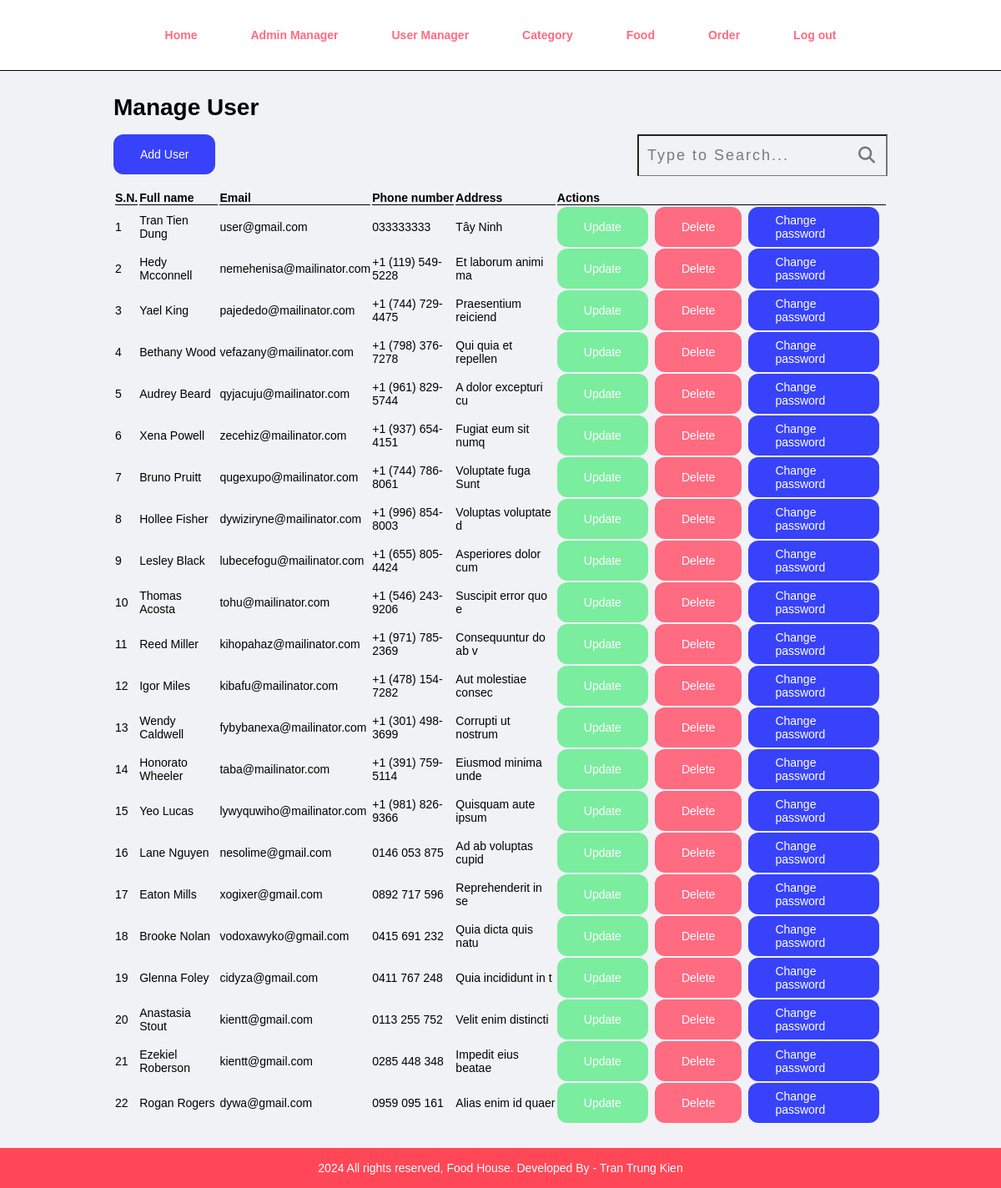
Page /admin/layout/admin/manage-user.php (signed in) on the committed database.
### tables this page shows
CREATE TABLE `user` (
  `id` int(11) NOT NULL,
  `fullname` varchar(50) DEFAULT NULL,
  `email` varchar(150) DEFAULT NULL,
  `phone_number` varchar(20) DEFAULT NULL,
  `address` varchar(200) DEFAULT NULL,
  `password` varchar(100) NOT NULL,
  `role_id` int(11) DEFAULT NULL,
  `created_at` datetime DEFAULT NULL,
  `updated_at` datetime DEFAULT NULL,
  `deleted` int(11) DEFAULT NULL
);

### admin/db/db_func.php (called while the page is built, shortened)
<?php
function excuteResult($sql)
{
    $conn = mysqli_connect(LOCALHOST, DB_USER, DB_PASSWORD, DB_DBNAME);
    $result = mysqli_query($conn, $sql);
    return $result;
}

### admin/layout/admin/manage-user.php (the view, shortened to what this page needs)
<?php include('../../partials/menu.php'); ?>
<div class="main-content">
    <div class="wrapper">
        <h1>Manage User</h1>
        <div class="d-flex justify-space mt-16">
            <a href="<?= SITEURL; ?>admin/layout/admin/add-admin.php?setRole=2" class="btn btn-primary">Add User</a>
            <form action="<?= SITEURL; ?>admin/controllers/admin/searchAdmin.php?setRole=2" method="POST" class="search-box">
                <button class="btn-search" name="btnSearch"><i class="fas fa-search"></i></button>
                <input type="text" class="input-search" name="search" placeholder="Type to Search...">
            </form>
        </div>
        <?php
        $sql = "";
        if (isset($_SESSION['sql']) && !empty($_SESSION['sql'])) {
            $sql = $_SESSION['sql'];
        } else {
            $sql = "SELECT * FROM user WHERE role_id = '2' AND deleted = '0'";
        }
        $res = excuteResult($sql);
        if ($res == TRUE) {
            $sn = 1;
            $count = mysqli_num_rows($res);
            if ($count > 0) {
        ?>
                <table class="tbl-full mt-16">
                    <tr>
                        <th>S.N.</th>
                        <th>Full name</th>
                        <th>Email</th>
                        <th>Phone number</th>
                        <th>Address</th>
                        <th>Actions</th>
                    </tr>
                    <?php
                    while ($rows = $res->fetch_assoc()) {
                        $fullname = $rows['fullname'];
                        $email = $rows['email'];
                        $phoneNumber = $rows['phone_number'];
                        $address = $rows['address'];
                        $id = $rows['id'];
                    ?>
                        <tr>
                            <td><?= $sn++ ?></td>
                            <td><?= $fullname ?></td>
                            <td><?= $email ?></td>
                            <td><?= $phoneNumber ?></td>
                            <td><?= $address ?></td>
                            <td>
                                <div class="btn-group">
                                    <a href="./update-admin.php?id=<?= $id ?>&setRole=2" class="btn btn-secondary">Update</a>
                                    <a href="./delete-admin.php?id=<?= $id ?>&setRole=2" class="btn btn-danger">Delete</a>
                                    <a href="./change-password-admin.php?id=<?= $id ?>&setRole=2" class="btn btn-primary">Change password</a>
                                </div>
                            </td>
                        </tr>
            <?php
                    }
                echo "</table>";
                } else {
                    echo "<h1 class='mt-16'>Không có dữ liệu</h1>";
                }
            } else {
                echo "<h1 class='mt-16'>Lỗi truy vấn!</h1>";
            }
            ?>
    </div>
</div>
<?php include('../../partials/footer.php') ?>

### css/admin.css (style rules this page uses)
* { padding: 0; margin: 0; box-sizing: border-box; }
html { font-family: Arial, Helvetica, sans-serif; font-size: 62.5%; }
a { text-decoration: none; }
.wrapper { padding: 1.6rem; width: 80%; margin: 0 auto; font-size: 1.4rem; }
.mt-16 { margin-top: 16px; }
.btn { padding: 16px 32px; display: inline-flex; justify-content: center; align-items: center; height: 48px; color: #fff; border-radius: 1.2rem; }
.btn-primary { background-color: #3742fa; }
.btn-secondary { background-color: #7bed9f; }
.btn-danger { background-color: #ff6b81; }
.btn-group { display: flex; justify-content: start; align-items: center; }
.btn-group .btn { margin-right: 8px; }
.d-flex { display: flex; }
.justify-space { justify-content: space-between; }
.search-box { width: fit-content; height: fit-content; position: relative; }
.input-search { height: 50px; padding: 10px; font-size: 18px; letter-spacing: 2px; outline: none; transition: all .5s ease-in-out; padding-right: 40px; color:#777; width: 300px; border-radius: 0px; background-color: transparent; border-bottom:1px solid rgba(0,0,0,.5); transition: all 500ms cubic-bezier(0, 0.110, 0.35, 2); }
.input-search::placeholder { color:rgba(0,0,0,.5); font-size: 18px; letter-spacing: 2px; font-weight: 100; }
.btn-search { width: 50px; height: 50px; border-style: none; font-size: 20px; font-weight: bold; outline: none; cursor: pointer; border-radius: 50%; position: absolute; right: 0px; color:#777; background-color:transparent; pointer-events: painted; }
.main-content { background-color: #f1f2f6; padding: 1% 0; }
.tbl-full { width: 100%; font-size: 1.4rem; }
table tr th { border-bottom: 1px solid #000; text-align: left; }

### rows in the picture
user: fullname "Tran Tien Dung", email "user@gmail.com", phone_number "033333333", address "Tây Ninh"
user: fullname "Hedy Mcconnell", email "nemehenisa@mailinator.com", phone_number "+1 (119) 549-5228", address "Et laborum animi ma"
user: fullname "Yael King", email "pajededo@mailinator.com", phone_number "+1 (744) 729-4475", address "Praesentium reiciend"
user: fullname "Bethany Wood", email "vefazany@mailinator.com", phone_number "+1 (798) 376-7278", address "Qui quia et repellen"
user: fullname "Audrey Beard", email "qyjacuju@mailinator.com", phone_number "+1 (961) 829-5744", address "A dolor excepturi cu"
user: fullname "Xena Powell", email "zecehiz@mailinator.com", phone_number "+1 (937) 654-4151", address "Fugiat eum sit numq"
user: fullname "Bruno Pruitt", email "qugexupo@mailinator.com", phone_number "+1 (744) 786-8061", address "Voluptate fuga Sunt"
user: fullname "Hollee Fisher", email "dywiziryne@mailinator.com", phone_number "+1 (996) 854-8003", address "Voluptas voluptate d"
user: fullname "Lesley Black", email "lubecefogu@mailinator.com", phone_number "+1 (655) 805-4424", address "Asperiores dolor cum"
user: fullname "Thomas Acosta", email "tohu@mailinator.com", phone_number "+1 (546) 243-9206", address "Suscipit error quo e"
user: fullname "Reed Miller", email "kihopahaz@mailinator.com", phone_number "+1 (971) 785-2369", address "Consequuntur do ab v"
user: fullname "Igor Miles", email "kibafu@mailinator.com", phone_number "+1 (478) 154-7282", address "Aut molestiae consec"
user: fullname "Wendy Caldwell", email "fybybanexa@mailinator.com", phone_number "+1 (301) 498-3699", address "Corrupti ut nostrum"
user: fullname "Honorato Wheeler", email "taba@mailinator.com", phone_number "+1 (391) 759-5114", address "Eiusmod minima unde"
user: fullname "Yeo Lucas", email "lywyquwiho@mailinator.com", phone_number "+1 (981) 826-9366", address "Quisquam aute ipsum"
user: fullname "Lane Nguyen", email "nesolime@gmail.com", phone_number "0146 053 875", address "Ad ab voluptas cupid"
user: fullname "Eaton Mills", email "xogixer@gmail.com", phone_number "0892 717 596", address "Reprehenderit in se"
user: fullname "Brooke Nolan", email "vodoxawyko@gmail.com", phone_number "0415 691 232", address "Quia dicta quis natu"
user: fullname "Glenna Foley", email "cidyza@gmail.com", phone_number "0411 767 248", address "Quia incididunt in t"
user: fullname "Anastasia Stout", email "kientt@gmail.com", phone_number "0113 255 752", address "Velit enim distincti"
user: fullname "Ezekiel Roberson", email "kientt@gmail.com", phone_number "0285 448 348", address "Impedit eius beatae"
user: fullname "Rogan Rogers", email "dywa@gmail.com", phone_number "0959 095 161", address "Alias enim id quaer"
